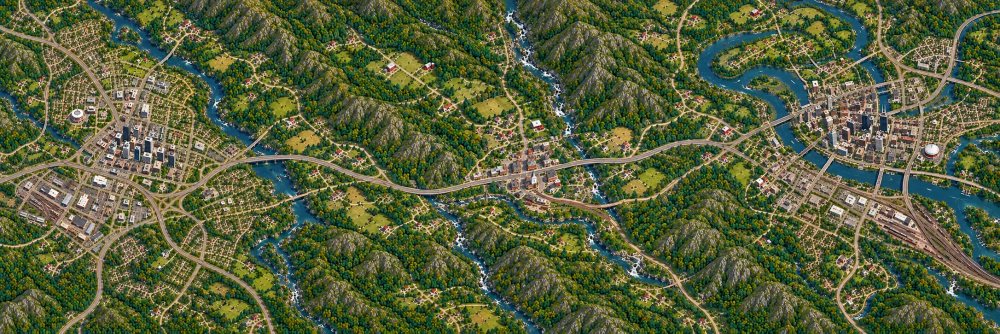
#> input picture assets/maps/processed/base_map.png, 2000 x 667 px (shown at 1/2 size)
$ python landuse.py
#> lines starting #> are read from the running program, lines starting #| are printed output that depends on the picture
### tools/lib/common.py
"""Shared helpers for the world-extraction pipeline.

All geometry produced by the pipeline is expressed in SOURCE-IMAGE PIXEL
coordinates of assets/maps/source/base_map.webp (2000 x 667). Pixel centres
are at integer + 0.5 in continuous coordinates; x grows right, y grows down.
See docs/COORDINATES.md.
"""
import json
import os
import numpy as np
from PIL import Image

ROOT = os.path.abspath(os.path.join(os.path.dirname(__file__), '..', '..'))
SRC_PNG = os.path.join(ROOT, 'assets/maps/processed/base_map.png')
CACHE = os.path.join(ROOT, 'tools/.cache')
W, H = 2000, 667
os.makedirs(CACHE, exist_ok=True)


def path(*p):
    return os.path.join(ROOT, *p)


def load_rgb():
    return np.asarray(Image.open(SRC_PNG).convert('RGB'))
#> returned value is the input picture: shape (667, 2000, 3); mean R, G, B 86.9, 96, 59.9


# [5 lines left out: function save_json, not called in this run]


def load_json(p):
    with open(p) as f:
        return json.load(f)


# [8 lines left out: function cached, not called in this run]


def rnd(v, n=2):
    return float(round(float(v), n))

### tools/lib/features.py
"""Per-pixel feature maps derived from the base map (cached)."""
import numpy as np
import cv2
from skimage.filters import sato
from .common import load_rgb, cached


def hsv():
    a = load_rgb()
    h = cv2.cvtColor(a, cv2.COLOR_RGB2HSV).astype(np.float32)
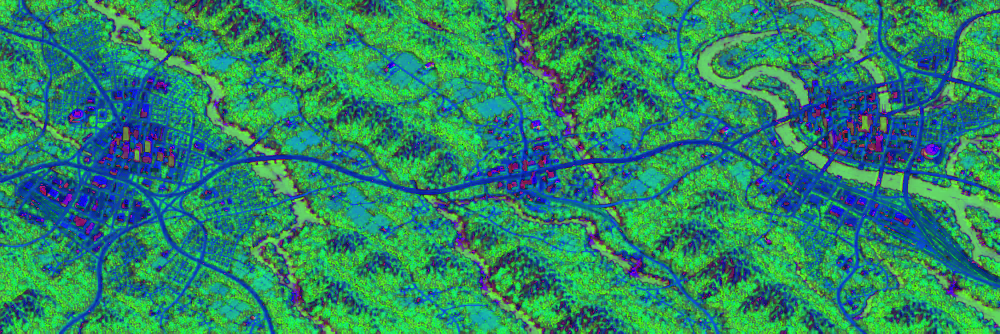
#> h: shape (667, 2000, 3) float32 (shown at 1/2 size); mean R, G, B 43.7, 135.4, 102.5
    return h[..., 0] * 2.0, h[..., 1] / 255.0, h[..., 2] / 255.0


def lab():
    a = load_rgb()
    return cv2.cvtColor(a, cv2.COLOR_RGB2LAB).astype(np.float32)


def smoothstep(e0, e1, x):
    t = np.clip((x - e0) / (e1 - e0), 0, 1)
    return t * t * (3 - 2 * t)


# [41 lines left out: functions cream_score, ridge_bright, water_mask, road_prob, rock_density, not called in this run]

### tools/pipeline/landuse.py
"""Land use / land cover + world hierarchy.

Per-pixel classes derived from the map colours, then made geographically sensible:
farmland only on usable (gentle) ground, rock only on steep ground, forest type from
canopy colour, developed classes from zones. Outputs:
  data/landuse/landuse.geojson       polygons per class
  data/landuse/landuse_classes.png   class raster (source grid), ids in landuse.json
  data/landuse/tree_density.png      0..255 canopy density (for vegetation scattering)
  data/landuse/landuse.json          class table
  data/world/regions.geojson, data/world/settlements.geojson, data/poi/landmarks.geojson
"""
import sys, os
sys.path.insert(0, os.path.abspath(os.path.join(os.path.dirname(__file__), '..', '..')))
import numpy as np
import cv2
from scipy import ndimage as ndi
from shapely.geometry import Polygon, Point
from PIL import Image
from tools.lib.common import path, load_json, save_json, W, H, rnd
from tools.lib.features import hsv, load_rgb, rock_density
from tools.lib.geom import mask_to_polygons, geojson_polygon, geojson_point, fc, rasterize_polys

CLASSES = [
    (0, 'none', '#000000'), (1, 'water', '#3b6e8f'), (2, 'forest_hardwood', '#5d7a32'), (3, 'forest_conifer', '#2f5234'),
    (4, 'farmland', '#b9b56a'), (5, 'meadow', '#8fa55a'), (6, 'rock', '#9a968a'), (7, 'residential', '#a8a37e'),
    (8, 'commercial', '#9d8f80'), (9, 'industrial', '#8c8a86'), (10, 'rail_yard', '#6f6258'), (11, 'town', '#a3a07a'),
]
ID = {n: i for i, n, _ in CLASSES}


def main():
    Hh, S, V = hsv()
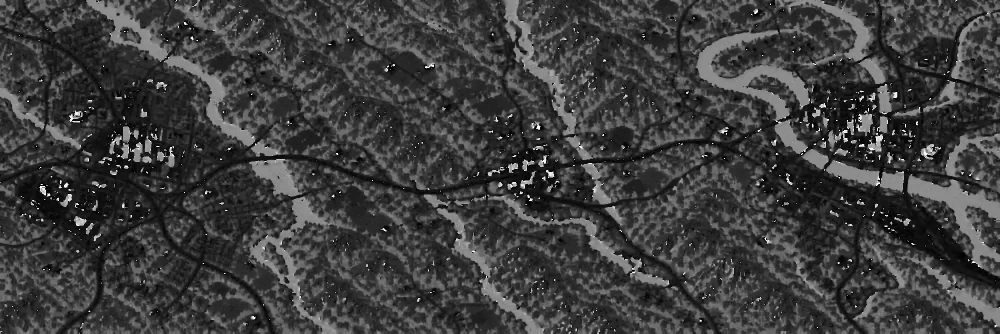
#> Hh: shape (667, 2000) float32 (shown at 1/2 size); min 0, max 358, mean 87.4; drawn with min black and max white
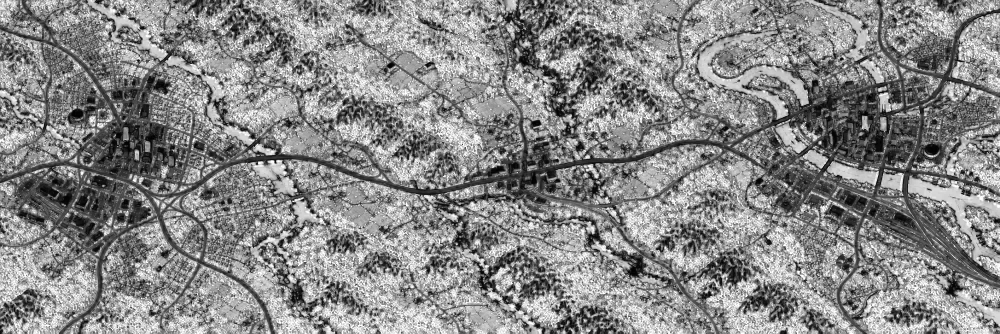
#> S: shape (667, 2000) float32 (shown at 1/2 size); min 0, max 1, mean 0.531
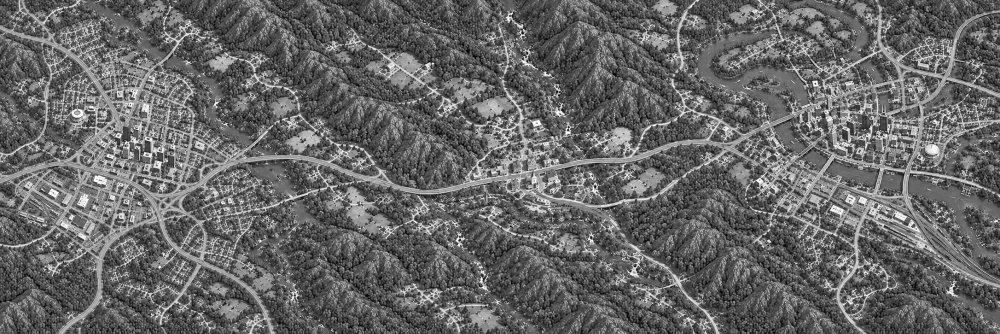
#> V: shape (667, 2000) float32 (shown at 1/2 size); min 0, max 1, mean 0.402
    a = load_rgb().astype(np.float32)
    r, g, b = a[..., 0], a[..., 1], a[..., 2]
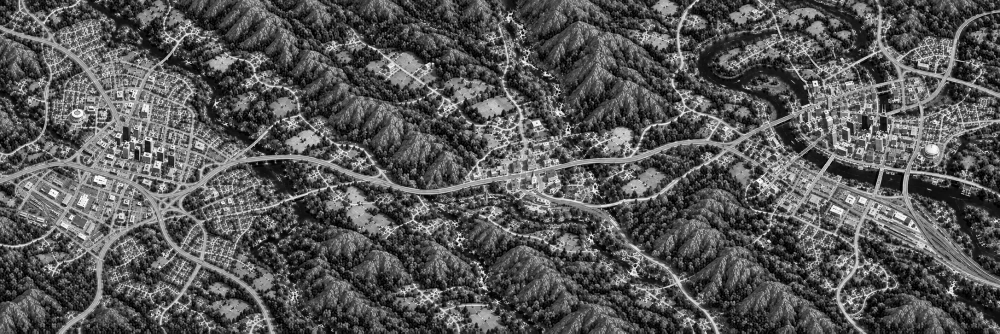
#> r: shape (667, 2000) float32 (shown at 1/2 size); min 0, max 255, mean 86.9
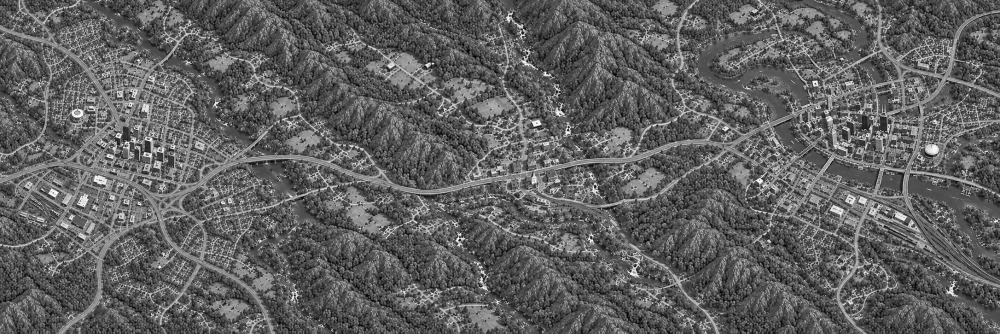
#> g: shape (667, 2000) float32 (shown at 1/2 size); min 0, max 255, mean 96
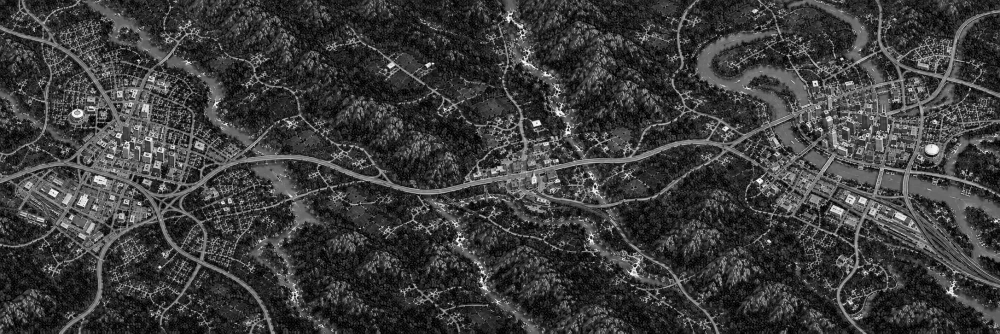
#> b: shape (667, 2000) float32 (shown at 1/2 size); min 0, max 255, mean 59.9
#> (the run stopped early here; a loop or call above may not have finished)
